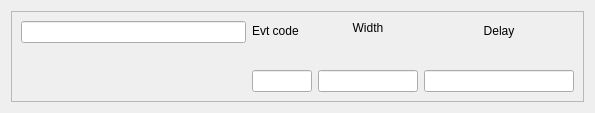
<?xml version="1.0" encoding="UTF-8"?>
<ui version="4.0">
 <class>Form</class>
 <widget class="QWidget" name="Form">
  <property name="geometry">
   <rect>
    <x>0</x>
    <y>0</y>
    <width>595</width>
    <height>113</height>
   </rect>
  </property>
  <property name="windowTitle">
   <string>Form</string>
  </property>
  <layout class="QVBoxLayout" name="verticalLayout_2">
   <item>
    <widget class="QFrame" name="frame">
     <property name="frameShape">
      <enum>QFrame::StyledPanel</enum>
     </property>
     <property name="frameShadow">
      <enum>QFrame::Raised</enum>
     </property>
     <layout class="QVBoxLayout" name="verticalLayout_7">
      <item>
       <layout class="QVBoxLayout" name="verticalLayout">
        <item>
         <layout class="QHBoxLayout" name="horizontalLayout">
          <item>
           <layout class="QVBoxLayout" name="verticalLayout_4">
            <property name="spacing">
             <number>0</number>
            </property>
            <item>
             <widget class="PyDMLineEdit" name="PyDMLineEdit_2">
              <property name="minimumSize">
               <size>
                <width>200</width>
                <height>0</height>
               </size>
              </property>
              <property name="maximumSize">
               <size>
                <width>250</width>
                <height>16777215</height>
               </size>
              </property>
              <property name="toolTip">
               <string/>
              </property>
              <property name="precision" stdset="0">
               <number>0</number>
              </property>
              <property name="showUnits" stdset="0">
               <bool>false</bool>
              </property>
              <property name="precisionFromPV" stdset="0">
               <bool>true</bool>
              </property>
              <property name="alarmSensitiveContent" stdset="0">
               <bool>false</bool>
              </property>
              <property name="alarmSensitiveBorder" stdset="0">
               <bool>true</bool>
              </property>
              <property name="channel" stdset="0">
               <string>ca://${EVR}:TCTL.DESC</string>
              </property>
             </widget>
            </item>
            <item>
             <widget class="PyDMLabel" name="PyDMLabel_2">
              <property name="minimumSize">
               <size>
                <width>0</width>
                <height>30</height>
               </size>
              </property>
              <property name="toolTip">
               <string/>
              </property>
              <property name="precision" stdset="0">
               <number>0</number>
              </property>
              <property name="showUnits" stdset="0">
               <bool>false</bool>
              </property>
              <property name="precisionFromPV" stdset="0">
               <bool>true</bool>
              </property>
              <property name="alarmSensitiveContent" stdset="0">
               <bool>false</bool>
              </property>
              <property name="alarmSensitiveBorder" stdset="0">
               <bool>true</bool>
              </property>
              <property name="channel" stdset="0">
               <string>ca://${EVR}:EC_NAME</string>
              </property>
             </widget>
            </item>
            <item>
             <spacer name="verticalSpacer_2">
              <property name="orientation">
               <enum>Qt::Vertical</enum>
              </property>
              <property name="sizeHint" stdset="0">
               <size>
                <width>20</width>
                <height>40</height>
               </size>
              </property>
             </spacer>
            </item>
           </layout>
          </item>
          <item>
           <layout class="QVBoxLayout" name="verticalLayout_3">
            <property name="spacing">
             <number>0</number>
            </property>
            <item>
             <widget class="QLabel" name="label_3">
              <property name="text">
               <string>Evt code</string>
              </property>
             </widget>
            </item>
            <item>
             <widget class="PyDMLabel" name="PyDMLabel">
              <property name="minimumSize">
               <size>
                <width>0</width>
                <height>30</height>
               </size>
              </property>
              <property name="maximumSize">
               <size>
                <width>60</width>
                <height>16777215</height>
               </size>
              </property>
              <property name="toolTip">
               <string/>
              </property>
              <property name="precision" stdset="0">
               <number>0</number>
              </property>
              <property name="showUnits" stdset="0">
               <bool>false</bool>
              </property>
              <property name="precisionFromPV" stdset="0">
               <bool>true</bool>
              </property>
              <property name="alarmSensitiveContent" stdset="0">
               <bool>false</bool>
              </property>
              <property name="alarmSensitiveBorder" stdset="0">
               <bool>true</bool>
              </property>
              <property name="channel" stdset="0">
               <string>ca://${EVR}:EC_RBV</string>
              </property>
             </widget>
            </item>
            <item>
             <widget class="PyDMLineEdit" name="PyDMLineEdit">
              <property name="sizePolicy">
               <sizepolicy hsizetype="Expanding" vsizetype="Fixed">
                <horstretch>0</horstretch>
                <verstretch>0</verstretch>
               </sizepolicy>
              </property>
              <property name="minimumSize">
               <size>
                <width>0</width>
                <height>0</height>
               </size>
              </property>
              <property name="maximumSize">
               <size>
                <width>60</width>
                <height>16777215</height>
               </size>
              </property>
              <property name="toolTip">
               <string/>
              </property>
              <property name="precision" stdset="0">
               <number>0</number>
              </property>
              <property name="showUnits" stdset="0">
               <bool>false</bool>
              </property>
              <property name="precisionFromPV" stdset="0">
               <bool>true</bool>
              </property>
              <property name="alarmSensitiveContent" stdset="0">
               <bool>false</bool>
              </property>
              <property name="alarmSensitiveBorder" stdset="0">
               <bool>true</bool>
              </property>
              <property name="channel" stdset="0">
               <string>ca://${EVR}:TEC</string>
              </property>
             </widget>
            </item>
           </layout>
          </item>
          <item>
           <layout class="QVBoxLayout" name="verticalLayout_8">
            <item>
             <widget class="QLabel" name="label_2">
              <property name="sizePolicy">
               <sizepolicy hsizetype="Preferred" vsizetype="Fixed">
                <horstretch>0</horstretch>
                <verstretch>0</verstretch>
               </sizepolicy>
              </property>
              <property name="maximumSize">
               <size>
                <width>100</width>
                <height>16777215</height>
               </size>
              </property>
              <property name="text">
               <string>Width</string>
              </property>
              <property name="alignment">
               <set>Qt::AlignCenter</set>
              </property>
             </widget>
            </item>
            <item>
             <widget class="PyDMLabel" name="PyDMLabel_4">
              <property name="maximumSize">
               <size>
                <width>100</width>
                <height>16777215</height>
               </size>
              </property>
              <property name="toolTip">
               <string/>
              </property>
              <property name="precision" stdset="0">
               <number>0</number>
              </property>
              <property name="showUnits" stdset="0">
               <bool>false</bool>
              </property>
              <property name="precisionFromPV" stdset="0">
               <bool>true</bool>
              </property>
              <property name="alarmSensitiveContent" stdset="0">
               <bool>false</bool>
              </property>
              <property name="alarmSensitiveBorder" stdset="0">
               <bool>true</bool>
              </property>
              <property name="channel" stdset="0">
               <string>ca://${EVR}:BW_TWIDCALC</string>
              </property>
             </widget>
            </item>
            <item>
             <widget class="PyDMLineEdit" name="PyDMLineEdit_4">
              <property name="maximumSize">
               <size>
                <width>100</width>
                <height>16777215</height>
               </size>
              </property>
              <property name="toolTip">
               <string/>
              </property>
              <property name="precision" stdset="0">
               <number>0</number>
              </property>
              <property name="showUnits" stdset="0">
               <bool>false</bool>
              </property>
              <property name="precisionFromPV" stdset="0">
               <bool>true</bool>
              </property>
              <property name="alarmSensitiveContent" stdset="0">
               <bool>false</bool>
              </property>
              <property name="alarmSensitiveBorder" stdset="0">
               <bool>true</bool>
              </property>
              <property name="channel" stdset="0">
               <string>ca://${EVR}:TWID</string>
              </property>
             </widget>
            </item>
           </layout>
          </item>
          <item>
           <layout class="QVBoxLayout" name="verticalLayout_6">
            <item>
             <widget class="QLabel" name="label">
              <property name="minimumSize">
               <size>
                <width>100</width>
                <height>0</height>
               </size>
              </property>
              <property name="maximumSize">
               <size>
                <width>150</width>
                <height>16777215</height>
               </size>
              </property>
              <property name="text">
               <string>Delay</string>
              </property>
              <property name="alignment">
               <set>Qt::AlignCenter</set>
              </property>
             </widget>
            </item>
            <item>
             <widget class="PyDMLabel" name="PyDMLabel_3">
              <property name="maximumSize">
               <size>
                <width>150</width>
                <height>16777215</height>
               </size>
              </property>
              <property name="toolTip">
               <string/>
              </property>
              <property name="precision" stdset="0">
               <number>0</number>
              </property>
              <property name="showUnits" stdset="0">
               <bool>false</bool>
              </property>
              <property name="precisionFromPV" stdset="0">
               <bool>true</bool>
              </property>
              <property name="alarmSensitiveContent" stdset="0">
               <bool>false</bool>
              </property>
              <property name="alarmSensitiveBorder" stdset="0">
               <bool>true</bool>
              </property>
              <property name="channel" stdset="0">
               <string>ca://${EVR}:BW_TDES</string>
              </property>
             </widget>
            </item>
            <item>
             <widget class="PyDMLineEdit" name="PyDMLineEdit_3">
              <property name="maximumSize">
               <size>
                <width>150</width>
                <height>16777215</height>
               </size>
              </property>
              <property name="toolTip">
               <string/>
              </property>
              <property name="precision" stdset="0">
               <number>0</number>
              </property>
              <property name="showUnits" stdset="0">
               <bool>false</bool>
              </property>
              <property name="precisionFromPV" stdset="0">
               <bool>true</bool>
              </property>
              <property name="alarmSensitiveContent" stdset="0">
               <bool>false</bool>
              </property>
              <property name="alarmSensitiveBorder" stdset="0">
               <bool>true</bool>
              </property>
              <property name="channel" stdset="0">
               <string>ca://${EVR}:TDES</string>
              </property>
             </widget>
            </item>
           </layout>
          </item>
         </layout>
        </item>
       </layout>
      </item>
     </layout>
    </widget>
   </item>
  </layout>
 </widget>
 <customwidgets>
  <customwidget>
   <class>PyDMLabel</class>
   <extends>QLabel</extends>
   <header>pydm.widgets.label</header>
  </customwidget>
  <customwidget>
   <class>PyDMLineEdit</class>
   <extends>QLineEdit</extends>
   <header>pydm.widgets.line_edit</header>
  </customwidget>
 </customwidgets>
 <resources/>
 <connections/>
</ui>
